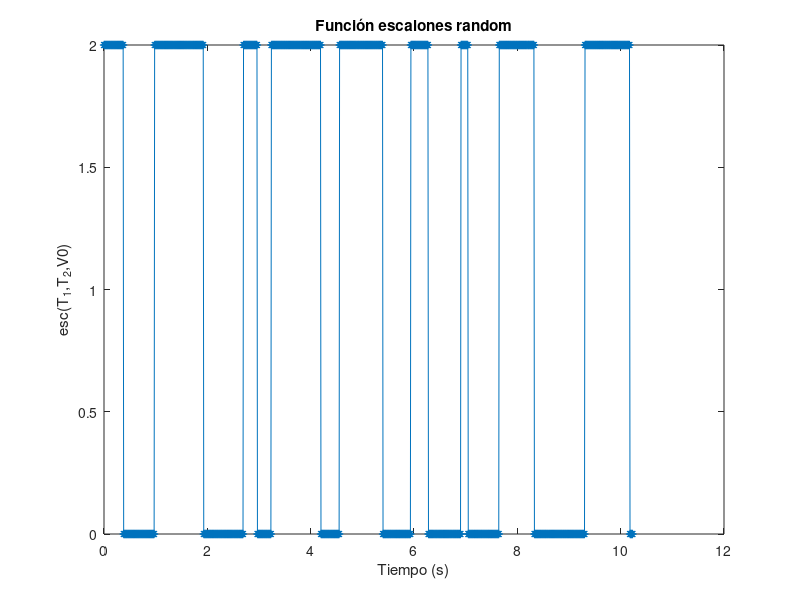

This figure's MATLAB source:
clear all
close all
data = load('Esca.txt');
plot(data(:,1), data(:,2), '-*');
title('Función escalones random')
xlabel('Tiempo (s)')
ylabel('esc(T_1,T_2,V0)')
